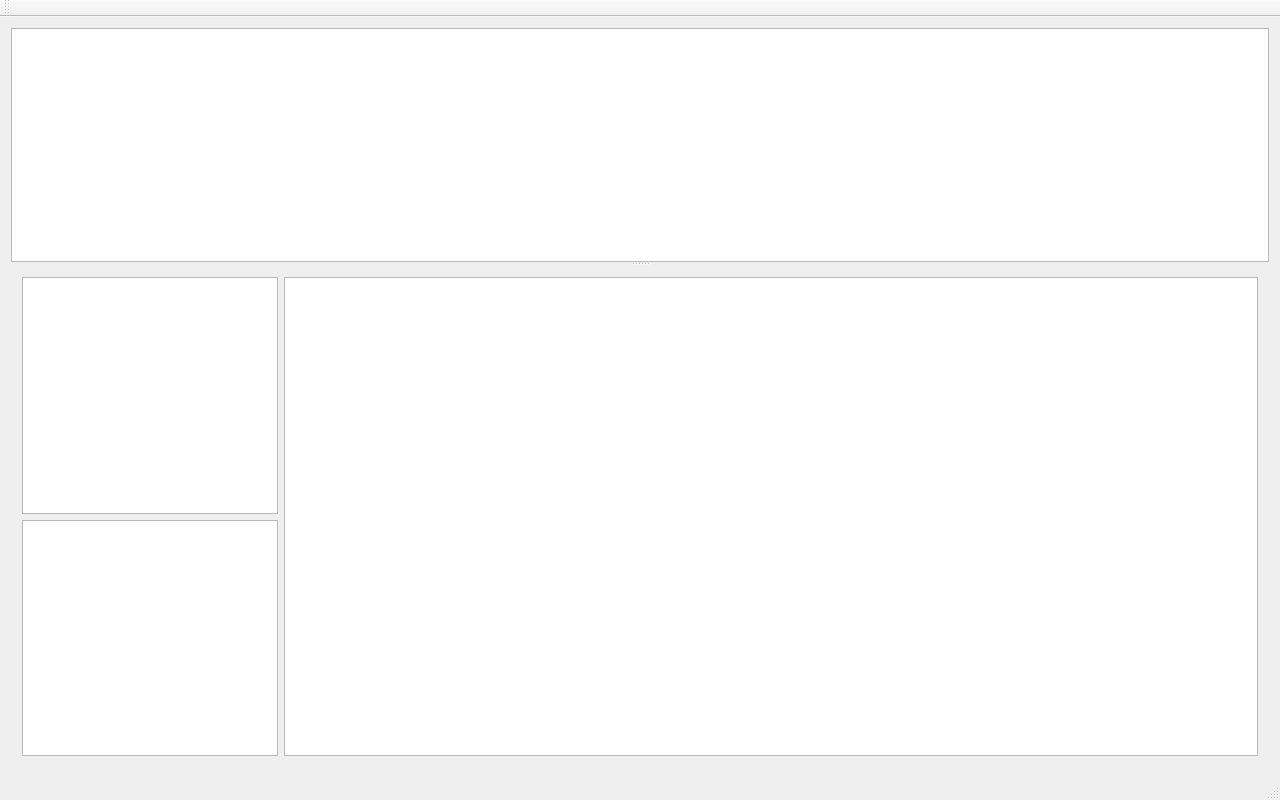
<?xml version="1.0" encoding="UTF-8"?>
<ui version="4.0">
 <class>MainWindow</class>
 <widget class="QMainWindow" name="MainWindow">
  <property name="geometry">
   <rect>
    <x>0</x>
    <y>0</y>
    <width>1280</width>
    <height>800</height>
   </rect>
  </property>
  <property name="minimumSize">
   <size>
    <width>1280</width>
    <height>800</height>
   </size>
  </property>
  <property name="windowTitle">
   <string>MainWindow</string>
  </property>
  <widget class="QWidget" name="centralWidget">
   <property name="sizePolicy">
    <sizepolicy hsizetype="Preferred" vsizetype="Preferred">
     <horstretch>0</horstretch>
     <verstretch>0</verstretch>
    </sizepolicy>
   </property>
   <layout class="QVBoxLayout" name="verticalLayout">
    <item>
     <widget class="QSplitter" name="splitter">
      <property name="orientation">
       <enum>Qt::Vertical</enum>
      </property>
      <widget class="QListWidget" name="qImgListWidget">
       <property name="enabled">
        <bool>true</bool>
       </property>
       <property name="sizePolicy">
        <sizepolicy hsizetype="Expanding" vsizetype="Fixed">
         <horstretch>0</horstretch>
         <verstretch>0</verstretch>
        </sizepolicy>
       </property>
       <property name="minimumSize">
        <size>
         <width>0</width>
         <height>100</height>
        </size>
       </property>
       <property name="verticalScrollBarPolicy">
        <enum>Qt::ScrollBarAsNeeded</enum>
       </property>
       <property name="horizontalScrollBarPolicy">
        <enum>Qt::ScrollBarAsNeeded</enum>
       </property>
       <property name="autoScroll">
        <bool>true</bool>
       </property>
       <property name="showDropIndicator" stdset="0">
        <bool>false</bool>
       </property>
       <property name="dragEnabled">
        <bool>true</bool>
       </property>
       <property name="dragDropMode">
        <enum>QAbstractItemView::DragDrop</enum>
       </property>
       <property name="defaultDropAction">
        <enum>Qt::MoveAction</enum>
       </property>
       <property name="movement">
        <enum>QListView::Free</enum>
       </property>
       <property name="flow">
        <enum>QListView::LeftToRight</enum>
       </property>
       <property name="viewMode">
        <enum>QListView::IconMode</enum>
       </property>
      </widget>
      <widget class="QWidget" name="layoutWidget">
       <layout class="QGridLayout" name="gridLayout">
        <item row="0" column="0">
         <widget class="QTreeView" name="treeView">
          <property name="sizePolicy">
           <sizepolicy hsizetype="Fixed" vsizetype="Expanding">
            <horstretch>0</horstretch>
            <verstretch>2</verstretch>
           </sizepolicy>
          </property>
         </widget>
        </item>
        <item row="1" column="0">
         <widget class="QListView" name="fileView">
          <property name="sizePolicy">
           <sizepolicy hsizetype="Fixed" vsizetype="Expanding">
            <horstretch>0</horstretch>
            <verstretch>2</verstretch>
           </sizepolicy>
          </property>
         </widget>
        </item>
        <item row="0" column="1" rowspan="2">
         <widget class="MyQGraphicsView" name="graphicsView">
          <property name="sizePolicy">
           <sizepolicy hsizetype="Expanding" vsizetype="Preferred">
            <horstretch>0</horstretch>
            <verstretch>2</verstretch>
           </sizepolicy>
          </property>
          <property name="baseSize">
           <size>
            <width>0</width>
            <height>0</height>
           </size>
          </property>
          <property name="verticalScrollBarPolicy">
           <enum>Qt::ScrollBarAsNeeded</enum>
          </property>
          <property name="horizontalScrollBarPolicy">
           <enum>Qt::ScrollBarAsNeeded</enum>
          </property>
          <property name="dragMode">
           <enum>QGraphicsView::ScrollHandDrag</enum>
          </property>
         </widget>
        </item>
       </layout>
      </widget>
     </widget>
    </item>
   </layout>
  </widget>
  <widget class="QMenuBar" name="menuBar">
   <property name="geometry">
    <rect>
     <x>0</x>
     <y>0</y>
     <width>1280</width>
     <height>21</height>
    </rect>
   </property>
  </widget>
  <widget class="QToolBar" name="mainToolBar">
   <attribute name="toolBarArea">
    <enum>TopToolBarArea</enum>
   </attribute>
   <attribute name="toolBarBreak">
    <bool>false</bool>
   </attribute>
  </widget>
  <widget class="QStatusBar" name="statusBar"/>
 </widget>
 <layoutdefault spacing="6" margin="11"/>
 <customwidgets>
  <customwidget>
   <class>MyQGraphicsView</class>
   <extends>QGraphicsView</extends>
   <header>myqgraphicsview.h</header>
  </customwidget>
 </customwidgets>
 <resources/>
 <connections/>
</ui>
